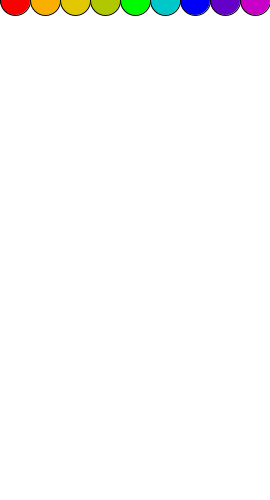
Frame 1 (no input)
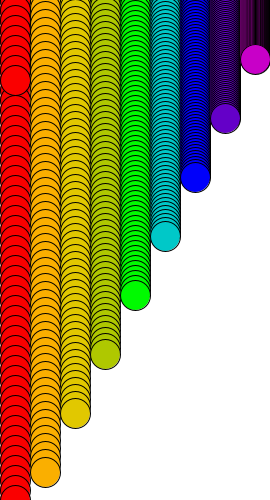
Frame 60 (the mouse pressed at the canvas centre just before this capture)
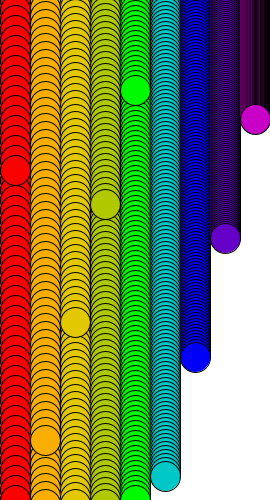
Frame 120 (the mouse held since frame 60 and released just before this capture)

The Processing sketch that drew these frames (run headless with seeded random() and noise(); from frame 60 on, the mouse is pressed at the canvas centre):

// Processing sketch: Rainbow_Balls
// ── Rainbow_Balls.pde
// Create integer variables and store the value 0 in it:
int ball = 0;
int ball2 = 0;
int ball3 = 0;
int ball4 = 0;
int ball5 = 0;
int ball6 = 0;
int ball7 = 0;
int ball8 = 0;
int ball9 = 0;

void setup() {
  // Create a 500 pixel by 500 pixel window:
  size(270, 500); 
    // Set the background to white:
  background(255, 255, 255);
}

void draw() {

  // Set the fill to red:
  fill(250, 0, 0);

  // Draw a circle. Its y coordinate will be taken from the variable 'ball':
  ellipse(15, ball, 30, 30);

  // Update the variable i:
  if (ball < height) { // if it's less than the height of the window:
    ball = ball + 10; // then add 1 to its value
     
  }
  else { // otherwise (if it's greater than or equal to the height of the window): 
    ball = 0; // set it back to zero.
  }
  
    // Create another ball. Set the fill to orange:
  fill(250, 175, 0);
  
    // Draw another circle. Its y coordinate will be taken from the variable ball2:
  ellipse(45, ball2, 30, 30);

  // Update the variable i:
  if (ball2 < height) { // if it's less than the height of the window:
    ball2 = ball2 + 8; // then add 1 to its value
     
  }
  else { // otherwise (if it's greater than or equal to the height of the window): 
    ball2 = 0; // set it back to zero.
  }
  
      // Create another ball. Set the fill to yellow:
  fill(225, 200, 0);
  
    // Draw another circle. Its y coordinate will be taken from the variable ball3:
  ellipse(75, ball3, 30, 30);

  // Update the variable ball3:
  if (ball3 < height) { // if it's less than the height of the window:
    ball3 = ball3 + 7; // then add 1 to its value
     
  }
  else { // otherwise (if it's greater than or equal to the height of the window): 
    ball3 = 0; // set it back to zero.
  }
  
        // Create another ball. Set the fill to yellow-green:
  fill(175, 200, 0);
  
    // Draw another circle. Its y coordinate will be taken from the variable ball3:
  ellipse(105, ball4, 30, 30);

  // Update the variable ball3:
  if (ball4 < height) { // if it's less than the height of the window:
    ball4 = ball4 + 6; // then add 1 to its value
     
  }
  else { // otherwise (if it's greater than or equal to the height of the window): 
    ball4 = 0; // set it back to zero.
  }
  
          // Create another ball. Set the fill to green:
  fill(0, 250, 0);
  
    // Draw another circle. Its y coordinate will be taken from the variable ball3:
  ellipse(135, ball5, 30, 30);

  // Update the variable ball3:
  if (ball5 < height) { // if it's less than the height of the window:
    ball5 = ball5 + 5; // then add 1 to its value
     
  }
  else { // otherwise (if it's greater than or equal to the height of the window): 
    ball5 = 0; // set it back to zero.
  }
  
            // Create another ball. Set the fill to green-blue:
  fill(0, 200, 200);
  
    // Draw another circle. Its y coordinate will be taken from the variable ball3:
  ellipse(165, ball6, 30, 30);

  // Update the variable ball3:
  if (ball6 < height) { // if it's less than the height of the window:
    ball6 = ball6 + 4; // then add 1 to its value
     
  }
  else { // otherwise (if it's greater than or equal to the height of the window): 
    ball6 = 0; // set it back to zero.
  }
  
              // Create another ball. Set the fill to blue:
  fill(0, 0, 250);
  
    // Draw another circle. Its y coordinate will be taken from the variable ball3:
  ellipse(195, ball7, 30, 30);

  // Update the variable ball3:
  if (ball7 < height) { // if it's less than the height of the window:
    ball7 = ball7 + 3; // then add 1 to its value
     
  }
  else { // otherwise (if it's greater than or equal to the height of the window): 
    ball7 = 0; // set it back to zero.
  }
  
              // Create another ball. Set the fill to blue-purple:
  fill(100, 0, 200);
  
    // Draw another circle. Its y coordinate will be taken from the variable ball3:
  ellipse(225, ball8, 30, 30);

  // Update the variable ball3:
  if (ball8 < height) { // if it's less than the height of the window:
    ball8 = ball8 + 2; // then add 1 to its value
     
  }
  else { // otherwise (if it's greater than or equal to the height of the window): 
    ball8 = 0; // set it back to zero.
  }  
  
                // Create another ball. Set the fill to purple:
  fill(200, 0, 200);
  
    // Draw another circle. Its y coordinate will be taken from the variable ball3:
  ellipse(255, ball9, 30, 30);

  // Update the variable ball3:
  if (ball9 < height) { // if it's less than the height of the window:
    ball9 = ball9 + 1; // then add 1 to its value
     
  }
  else { // otherwise (if it's greater than or equal to the height of the window): 
    ball9 = 0; // set it back to zero.
  } 
  
}
